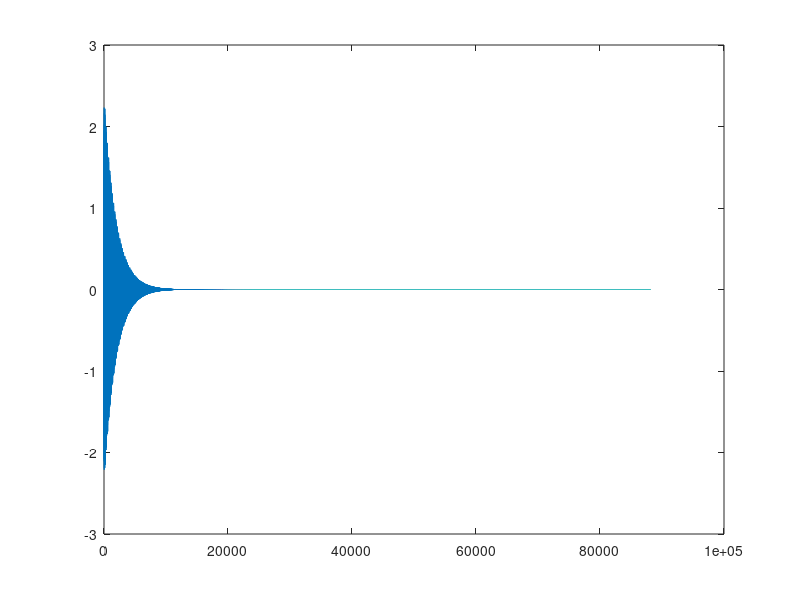

This figure's MATLAB source: (Note: this script raises an error after producing the figure.)
Fs=44100;
m0=Fs*2;

FC4 = 440.00;
PC4=zeros(1,m0);

n0=int32(Fs/FC4*2);
b0=5*(rand(1,n0)-0.5);

for i=1:m0
    b0(mod(i-1,n0)+1)=0.9*(b0(mod(i-1,n0)+1));
    PC4(i)=b0(mod(i-1,n0)+1);
end
plot(PC4);
player=audioplayer(PC4,Fs);
play(player);